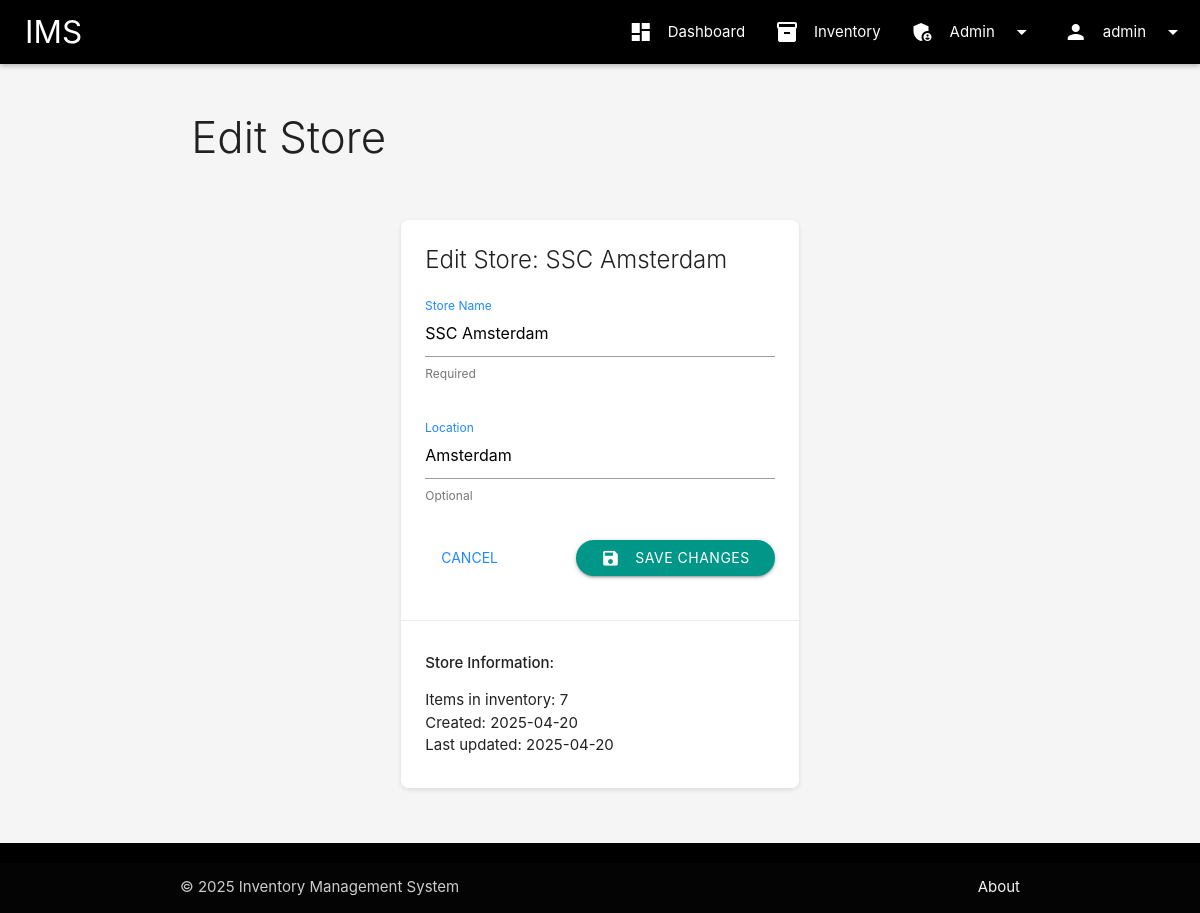
Page /admin/stores/1/edit (signed in) on the committed database.
### app/models/user.py (models this page shows, shortened)
class User(UserMixin, db.Model):
    __tablename__ = 'users'
    id = db.Column(db.Integer, primary_key=True)
    username = db.Column(db.String(64), unique=True, nullable=False, index=True)
    password_hash = db.Column(db.String(256), nullable=False)
    _role = db.Column('role', db.String(20), nullable=False, default=UserRole.USER.value)
    failed_login_attempts = db.Column(db.Integer, default=0)
    last_login_attempt_time = db.Column(db.DateTime, nullable=True)
    is_locked = db.Column(db.Boolean, default=False)
    password_last_changed = db.Column(db.DateTime, default=datetime.utcnow)
    created_at = db.Column(db.DateTime, default=datetime.utcnow)
    updated_at = db.Column(db.DateTime, default=datetime.utcnow, onupdate=datetime.utcnow)
    password_history = db.relationship('PasswordHistory', backref='user', lazy='dynamic')
    transactions = db.relationship('Transaction', backref='user', lazy='dynamic')
    security_logs = db.relationship('SecurityLog', backref='user', lazy='dynamic')
    stores = db.relationship('Store',
                            secondary=user_stores,
                            lazy='subquery',
                            backref=db.backref('users', lazy=True))
    @property
    def role(self):
        for role_enum in UserRole:
            if role_enum.value == self._role:
                return role_enum
        return None
    @role.setter
    def role(self, value):
        if isinstance(value, UserRole):
            self._role = value.value
        elif isinstance(value, str):
            valid_values = [r.value for r in UserRole]
            if value in valid_values:
                self._role = value
            else:
                raise ValueError(f"Invalid role value: {value}. Valid values: {valid_values}")
        else:
            raise TypeError(f"Expected UserRole enum or string, got {type(value)}")

### app/models/store.py (models this page shows, shortened)
class Store(db.Model):
    __tablename__ = 'stores'
    id = db.Column(db.Integer, primary_key=True)
    name = db.Column(db.String(100), unique=True, nullable=False, index=True)
    location = db.Column(db.String(255), nullable=True)
    created_at = db.Column(db.DateTime, default=datetime.utcnow)
    updated_at = db.Column(db.DateTime, default=datetime.utcnow, onupdate=datetime.utcnow)
    inventory_items = db.relationship('Inventory', backref='store', lazy='dynamic')
    transactions = db.relationship('Transaction', backref='store', lazy='dynamic')

### app/blueprints/admin/routes.py (the view, shortened to what this page needs)
@admin_bp.route('/stores/<int:store_id>/edit', methods=['GET', 'POST'])
@login_required
@admin_required
def edit_store(store_id):
    store = Store.query.get_or_404(store_id)
    return render_template('admin/edit_store.html', title='Edit Store', store=store)

### app/utils/auth.py (called while the page is built)
def admin_required(f):
    @wraps(f)
    def decorated_function(*args, **kwargs):
        if not current_user.is_authenticated or current_user.role != UserRole.ADMIN_GLOBAL:
            log_security_event('unauthorized_access_attempt',
                              f"User attempted to access admin-only resource: {request.path}")
            abort(403)  # Forbidden
        return f(*args, **kwargs)
    return decorated_function

### app/templates/admin/edit_store.html (shortened to what this page needs)
{% extends 'base.html' %}
{% block content %}
<div class="row">
    <div class="col s12">
        <h3 class="page-title">Edit Store</h3>
    </div>
</div>
<div class="row">
    <div class="col s12 m8 l6 offset-m2 offset-l3">
        <div class="card">
            <div class="card-content">
                <span class="card-title">Edit Store: {{ store.name }}</span>
                <form method="POST" action="{{ url_for('admin.edit_store', store_id=store.id) }}">
                    <div class="row">
                        <div class="input-field col s12">
                            <input id="name" name="name" type="text" class="validate" value="{{ store.name }}" required>
                            <label for="name" class="active">Store Name</label>
                            <span class="helper-text">Required</span>
                        </div>
                    </div>
                    <div class="row">
                        <div class="input-field col s12">
                            <input id="location" name="location" type="text" class="validate" value="{{ store.location or '' }}">
                            <label for="location" class="active">Location</label>
                            <span class="helper-text">Optional</span>
                        </div>
                    </div>
                    <div class="row">
                        <div class="col s12">
                            <button type="submit" class="btn waves-effect waves-light teal right">
                                <i class="material-icons left">save</i> Save Changes
                            </button>
                            <a href="{{ url_for('admin.stores') }}" class="btn-flat waves-effect left">
                                Cancel
                            </a>
                        </div>
                    </div>
                </form>
            </div>
            <div class="card-action">
                <div class="row mb-0">
                    <div class="col s12">
                        <p><strong>Store Information:</strong></p>
                        <ul>
                            <li>Items in inventory: {{ store.inventory_items.count() }}</li>
                            <li>Created: {{ store.created_at.strftime('%Y-%m-%d') }}</li>
                            <li>Last updated: {{ store.updated_at.strftime('%Y-%m-%d') }}</li>
                        </ul>
                    </div>
                </div>
            </div>
        </div>
    </div>
</div>
{% endblock %}

### app/templates/base.html (shortened to what this page needs)
<!DOCTYPE html>
<html lang="en">
<head>
    <link rel="stylesheet" href="https://cdnjs.cloudflare.com/ajax/libs/materialize/1.0.0/css/materialize.min.css">
    <link rel="stylesheet" href="{{ url_for('static', filename='css/style.css') }}">
</head>
<body class="grey lighten-4">
    <header>
        <div class="navbar-fixed">
            <nav class="black">
                <div class="nav-wrapper">
                    <a href="{{ url_for('main.index') }}" class="brand-logo">IMS</a>
                    {% if current_user.is_authenticated %}
                    <ul class="right hide-on-med-and-down">
                        <li><a href="{{ url_for('main.index') }}"><i class="material-icons left">dashboard</i>Dashboard</a></li>
                        <li><a href="{{ url_for('inventory.items') }}"><i class="material-icons left">inventory</i>Inventory</a></li>
                        {% if current_user.role.value in ['admin_global', 'partner_admin'] %}
                        <li>
                            <a class="dropdown-trigger" href="#!" data-target="admin-dropdown">
                                <i class="material-icons left">admin_panel_settings</i>Admin
                                <i class="material-icons right">arrow_drop_down</i>
                            </a>
                        </li>
                        {% endif %}
                        <li>
                            <a class="dropdown-trigger" href="#!" data-target="user-dropdown">
                                <i class="material-icons left">person</i>{{ current_user.username }}
                                <i class="material-icons right">arrow_drop_down</i>
                            </a>
                        </li>
                    </ul>
                    {% endif %}
                </div>
            </nav>
        </div>
    </header>
    <main class="container">
        {% block content %}{% endblock %}
    </main>
    <footer class="page-footer black">
        <div class="footer-copyright">
            <div class="container">
                © 2025 Inventory Management System
                <a class="grey-text text-lighten-4 right" href="#">About</a>
            </div>
        </div>
    </footer>
</body>
</html>

### app/static/css/style.css (style rules this page uses)
body { display: flex; min-height: 100vh; flex-direction: column; color: #212121; background-color: #f8f8f8; }
main { flex: 1 0 auto; padding: 20px 0; }
.brand-logo { margin-left: 10px; }
nav { box-shadow: 0 2px 5px rgba(0, 0, 0, 0.26); background-color: #212121; }
nav .brand-logo { padding-left: 15px; }
.card, .card-panel { border-radius: 8px; transition: box-shadow .25s; box-shadow: 0 2px 5px rgba(0,0,0,0.1); background-color: white; }
.card .card-action:last-child { border-radius: 0 0 8px 8px; }
.card .card-content .card-title { margin-bottom: 20px; color: #212121; }
.btn, .btn-large, .btn-small { border-radius: 50px; background-color: #2089ff; padding: 0 25px; }
.btn-flat { color: #2089ff; }
.input-field label { color: #2089ff; }
.page-title { font-weight: 300; margin: 30px 0; color: #212121; }
.mb-0 { margin-bottom: 0; }

### rows in the picture
User: username "admin"
Store: name "SSC Amsterdam", location "Amsterdam", created_at "2025-04-20", updated_at "2025-04-20"

### other values in the picture
{{ store.inventory_items.count() }} "7"
